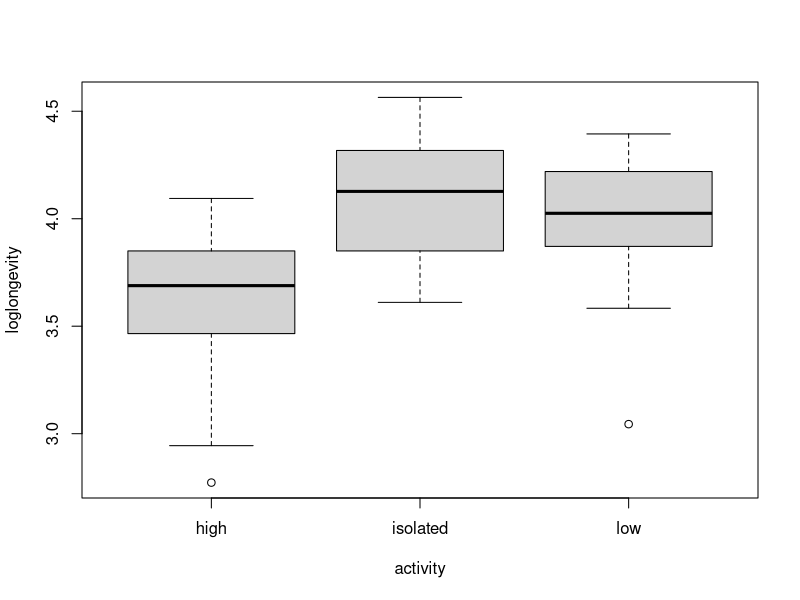

Recreate this plot in R. (Note: this script raises an error after producing the figure.)
data = read.table("fruitflies.txt", header=TRUE)

###############
## POINT 1 
###############
loglongevity = c(1:length(data$longevity))

for (i in 1:length(data$longevity)) {
  loglongevity[i] = log(data$longevity[i])
}

data = cbind(data,loglongevity)


###############
## POINT 2 
###############
boxplot(loglongevity~activity,data=data)

#what else?


###############
## POINT 3
###############

#statistical test 1-way ANOVA
# numerical output: loglongevity, fixed factor levels: activity
dataaov=lm(loglongevity~activity,data=data)
anova(dataaov)
# p < 0.05 we should reject H0, activity has significant impact on longevity

###############
## POINT 4
###############
#estimations:
summary(dataaov)
# u1 = 3.60 - high activity
# u2 - u1 = 0.52 => u2 = 4.12 - isolated activity
# u3 - u1 = 0.39 => u3 = 3.99 - low activity

#we can say that higher activity descreases longevity
confint(dataaov)

###############
## POINT 5
###############
# ANCOVA:
# numerical output - loglongivity
# fixed factor: activity
# numerical explanatory variable: thorax


# is it useful?

data$activity=as.factor(data$activity)
dataaov2=lm(loglongevity~thorax+activity,data=data)  # type second!!!
anova(dataaov2)
# p are < 0.05 - both factors have significant influence on outcome

drop1(dataaov2, test="F")


###############
## POINT 6
###############
contrasts(data$activity)=contr.sum
summary(dataaov2)
confint(dataaov2)

###############
## POINT 7
###############
plot(loglongevity~thorax,pch=as.character(activity))

###############
## POINT 8
###############
#without thorax, thorax is dependent from logitivity, not opposite

###############
## POINT 9
###############
qqnorm(residuals(dataaov2))
plot(fitted(dataaov2),residuals(dataaov2))
#normality confirmed

###############
## POINT 10
###############
data$activity=as.factor(data$activity)
dataaov3=lm(longevity~thorax+activity,data=data)  # type second!!!
anova(dataaov3)
qqnorm(residuals(dataaov3))
plot(fitted(dataaov3),residuals(dataaov3))
